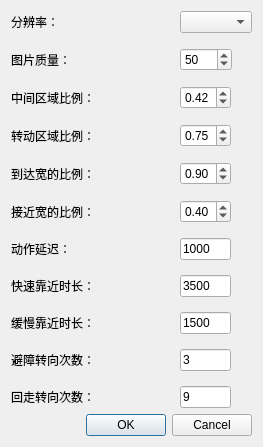
<?xml version="1.0" encoding="UTF-8"?>
<ui version="4.0">
 <class>ParameterSettingDialog</class>
 <widget class="QDialog" name="ParameterSettingDialog">
  <property name="geometry">
   <rect>
    <x>0</x>
    <y>0</y>
    <width>263</width>
    <height>421</height>
   </rect>
  </property>
  <property name="windowTitle">
   <string>Parameer Setting</string>
  </property>
  <layout class="QVBoxLayout" name="verticalLayout">
   <item>
    <layout class="QGridLayout" name="gridLayout_2">
     <property name="verticalSpacing">
      <number>15</number>
     </property>
     <item row="6" column="1">
      <widget class="QLineEdit" name="delay_edit">
       <property name="sizePolicy">
        <sizepolicy hsizetype="Fixed" vsizetype="Fixed">
         <horstretch>0</horstretch>
         <verstretch>0</verstretch>
        </sizepolicy>
       </property>
       <property name="maximumSize">
        <size>
         <width>51</width>
         <height>16777215</height>
        </size>
       </property>
       <property name="text">
        <string>1000</string>
       </property>
      </widget>
     </item>
     <item row="6" column="0">
      <widget class="QLabel" name="label">
       <property name="text">
        <string>动作延迟：</string>
       </property>
      </widget>
     </item>
     <item row="7" column="0">
      <widget class="QLabel" name="label_6">
       <property name="text">
        <string>快速靠近时长：</string>
       </property>
      </widget>
     </item>
     <item row="2" column="1">
      <widget class="QDoubleSpinBox" name="center_spinBox">
       <property name="sizePolicy">
        <sizepolicy hsizetype="Fixed" vsizetype="Fixed">
         <horstretch>0</horstretch>
         <verstretch>0</verstretch>
        </sizepolicy>
       </property>
       <property name="minimum">
        <double>0.100000000000000</double>
       </property>
       <property name="maximum">
        <double>0.490000000000000</double>
       </property>
       <property name="singleStep">
        <double>0.010000000000000</double>
       </property>
       <property name="value">
        <double>0.420000000000000</double>
       </property>
      </widget>
     </item>
     <item row="3" column="0">
      <widget class="QLabel" name="label_5">
       <property name="text">
        <string>转动区域比例：</string>
       </property>
      </widget>
     </item>
     <item row="5" column="1">
      <widget class="QDoubleSpinBox" name="access_spinbox">
       <property name="sizePolicy">
        <sizepolicy hsizetype="Fixed" vsizetype="Fixed">
         <horstretch>0</horstretch>
         <verstretch>0</verstretch>
        </sizepolicy>
       </property>
       <property name="minimum">
        <double>0.100000000000000</double>
       </property>
       <property name="maximum">
        <double>0.900000000000000</double>
       </property>
       <property name="singleStep">
        <double>0.100000000000000</double>
       </property>
       <property name="value">
        <double>0.400000000000000</double>
       </property>
      </widget>
     </item>
     <item row="2" column="0">
      <widget class="QLabel" name="label_4">
       <property name="text">
        <string>中间区域比例：</string>
       </property>
      </widget>
     </item>
     <item row="4" column="0">
      <widget class="QLabel" name="label_10">
       <property name="text">
        <string>到达宽的比例：</string>
       </property>
      </widget>
     </item>
     <item row="3" column="1">
      <widget class="QDoubleSpinBox" name="turn_spinbox">
       <property name="sizePolicy">
        <sizepolicy hsizetype="Fixed" vsizetype="Fixed">
         <horstretch>0</horstretch>
         <verstretch>0</verstretch>
        </sizepolicy>
       </property>
       <property name="minimum">
        <double>0.100000000000000</double>
       </property>
       <property name="maximum">
        <double>0.900000000000000</double>
       </property>
       <property name="singleStep">
        <double>0.010000000000000</double>
       </property>
       <property name="value">
        <double>0.750000000000000</double>
       </property>
      </widget>
     </item>
     <item row="5" column="0">
      <widget class="QLabel" name="label_11">
       <property name="text">
        <string>接近宽的比例：</string>
       </property>
      </widget>
     </item>
     <item row="1" column="0">
      <widget class="QLabel" name="label_3">
       <property name="text">
        <string>图片质量：</string>
       </property>
      </widget>
     </item>
     <item row="4" column="1">
      <widget class="QDoubleSpinBox" name="arrive_spinbox">
       <property name="sizePolicy">
        <sizepolicy hsizetype="Fixed" vsizetype="Fixed">
         <horstretch>0</horstretch>
         <verstretch>0</verstretch>
        </sizepolicy>
       </property>
       <property name="minimum">
        <double>0.100000000000000</double>
       </property>
       <property name="maximum">
        <double>1.000000000000000</double>
       </property>
       <property name="singleStep">
        <double>0.100000000000000</double>
       </property>
       <property name="value">
        <double>0.900000000000000</double>
       </property>
      </widget>
     </item>
     <item row="1" column="1">
      <widget class="QSpinBox" name="quality_spinbox">
       <property name="sizePolicy">
        <sizepolicy hsizetype="Fixed" vsizetype="Fixed">
         <horstretch>0</horstretch>
         <verstretch>0</verstretch>
        </sizepolicy>
       </property>
       <property name="minimumSize">
        <size>
         <width>52</width>
         <height>0</height>
        </size>
       </property>
       <property name="minimum">
        <number>-1</number>
       </property>
       <property name="maximum">
        <number>100</number>
       </property>
       <property name="value">
        <number>50</number>
       </property>
      </widget>
     </item>
     <item row="8" column="0">
      <widget class="QLabel" name="label_7">
       <property name="text">
        <string>缓慢靠近时长：</string>
       </property>
      </widget>
     </item>
     <item row="0" column="0">
      <widget class="QLabel" name="label_2">
       <property name="text">
        <string>分辨率：</string>
       </property>
      </widget>
     </item>
     <item row="7" column="1">
      <widget class="QLineEdit" name="quick_edit">
       <property name="sizePolicy">
        <sizepolicy hsizetype="Fixed" vsizetype="Fixed">
         <horstretch>0</horstretch>
         <verstretch>0</verstretch>
        </sizepolicy>
       </property>
       <property name="maximumSize">
        <size>
         <width>51</width>
         <height>16777215</height>
        </size>
       </property>
       <property name="text">
        <string>3500</string>
       </property>
      </widget>
     </item>
     <item row="8" column="1">
      <widget class="QLineEdit" name="slow_edit">
       <property name="sizePolicy">
        <sizepolicy hsizetype="Fixed" vsizetype="Fixed">
         <horstretch>0</horstretch>
         <verstretch>0</verstretch>
        </sizepolicy>
       </property>
       <property name="maximumSize">
        <size>
         <width>51</width>
         <height>16777215</height>
        </size>
       </property>
       <property name="text">
        <string>1500</string>
       </property>
      </widget>
     </item>
     <item row="0" column="1">
      <widget class="QComboBox" name="comboBox"/>
     </item>
     <item row="9" column="1">
      <widget class="QLineEdit" name="turnCount_edit">
       <property name="sizePolicy">
        <sizepolicy hsizetype="Fixed" vsizetype="Fixed">
         <horstretch>0</horstretch>
         <verstretch>0</verstretch>
        </sizepolicy>
       </property>
       <property name="maximumSize">
        <size>
         <width>51</width>
         <height>16777215</height>
        </size>
       </property>
       <property name="text">
        <string>3</string>
       </property>
      </widget>
     </item>
     <item row="9" column="0">
      <widget class="QLabel" name="label_8">
       <property name="text">
        <string>避障转向次数：</string>
       </property>
      </widget>
     </item>
     <item row="10" column="0">
      <widget class="QLabel" name="label_9">
       <property name="text">
        <string>回走转向次数：</string>
       </property>
      </widget>
     </item>
     <item row="10" column="1">
      <widget class="QLineEdit" name="turnRoundCount_edit">
       <property name="sizePolicy">
        <sizepolicy hsizetype="Fixed" vsizetype="Fixed">
         <horstretch>0</horstretch>
         <verstretch>0</verstretch>
        </sizepolicy>
       </property>
       <property name="maximumSize">
        <size>
         <width>51</width>
         <height>16777215</height>
        </size>
       </property>
       <property name="text">
        <string>9</string>
       </property>
      </widget>
     </item>
    </layout>
   </item>
   <item>
    <layout class="QHBoxLayout" name="horizontalLayout">
     <item>
      <spacer name="horizontalSpacer">
       <property name="orientation">
        <enum>Qt::Horizontal</enum>
       </property>
       <property name="sizeHint" stdset="0">
        <size>
         <width>40</width>
         <height>20</height>
        </size>
       </property>
      </spacer>
     </item>
     <item>
      <widget class="QDialogButtonBox" name="buttonBox">
       <property name="standardButtons">
        <set>QDialogButtonBox::Cancel|QDialogButtonBox::Ok</set>
       </property>
      </widget>
     </item>
    </layout>
   </item>
  </layout>
 </widget>
 <resources/>
 <connections/>
</ui>
